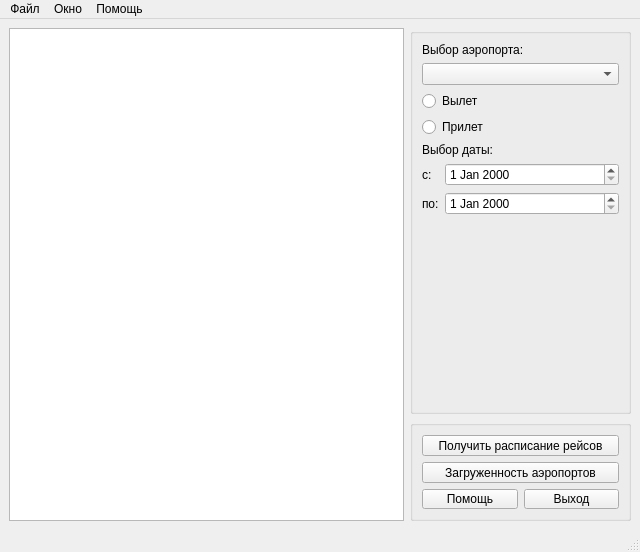
<?xml version="1.0" encoding="UTF-8"?>
<ui version="4.0">
 <class>MainWindow</class>
 <widget class="QMainWindow" name="MainWindow">
  <property name="geometry">
   <rect>
    <x>0</x>
    <y>0</y>
    <width>640</width>
    <height>552</height>
   </rect>
  </property>
  <property name="windowTitle">
   <string>Инспектор аэропортов</string>
  </property>
  <widget class="QWidget" name="centralwidget">
   <layout class="QGridLayout" name="gridLayout">
    <item row="0" column="0">
     <layout class="QHBoxLayout" name="horizontalLayout">
      <item>
       <widget class="QTableView" name="tv_tableView"/>
      </item>
     </layout>
    </item>
    <item row="0" column="1">
     <layout class="QVBoxLayout" name="verticalLayout">
      <item>
       <widget class="QGroupBox" name="groupBox">
        <property name="minimumSize">
         <size>
          <width>221</width>
          <height>0</height>
         </size>
        </property>
        <property name="maximumSize">
         <size>
          <width>221</width>
          <height>16777215</height>
         </size>
        </property>
        <property name="title">
         <string/>
        </property>
        <layout class="QGridLayout" name="gridLayout_3">
         <item row="6" column="1">
          <widget class="QDateEdit" name="dtby_dateEdit"/>
         </item>
         <item row="5" column="1">
          <widget class="QDateEdit" name="dtfrom_dateEdit"/>
         </item>
         <item row="1" column="0" colspan="2">
          <widget class="QComboBox" name="cb_comboBox"/>
         </item>
         <item row="3" column="0" colspan="2">
          <widget class="QRadioButton" name="radioButton_2">
           <property name="text">
            <string>Прилет</string>
           </property>
          </widget>
         </item>
         <item row="0" column="0" colspan="2">
          <widget class="QLabel" name="label">
           <property name="text">
            <string>Выбор аэропорта:</string>
           </property>
          </widget>
         </item>
         <item row="5" column="0">
          <widget class="QLabel" name="label_3">
           <property name="minimumSize">
            <size>
             <width>0</width>
             <height>16</height>
            </size>
           </property>
           <property name="maximumSize">
            <size>
             <width>16</width>
             <height>16777215</height>
            </size>
           </property>
           <property name="text">
            <string>c:</string>
           </property>
          </widget>
         </item>
         <item row="4" column="0" colspan="2">
          <widget class="QLabel" name="label_2">
           <property name="text">
            <string>Выбор даты:</string>
           </property>
          </widget>
         </item>
         <item row="6" column="0">
          <widget class="QLabel" name="label_4">
           <property name="minimumSize">
            <size>
             <width>0</width>
             <height>16</height>
            </size>
           </property>
           <property name="maximumSize">
            <size>
             <width>17</width>
             <height>16777215</height>
            </size>
           </property>
           <property name="text">
            <string>по:</string>
           </property>
          </widget>
         </item>
         <item row="2" column="0" colspan="2">
          <widget class="QRadioButton" name="radioButton">
           <property name="text">
            <string>Вылет</string>
           </property>
          </widget>
         </item>
         <item row="7" column="1">
          <spacer name="verticalSpacer">
           <property name="orientation">
            <enum>Qt::Vertical</enum>
           </property>
           <property name="sizeHint" stdset="0">
            <size>
             <width>20</width>
             <height>40</height>
            </size>
           </property>
          </spacer>
         </item>
        </layout>
       </widget>
      </item>
      <item>
       <widget class="QGroupBox" name="groupBox_2">
        <property name="minimumSize">
         <size>
          <width>221</width>
          <height>101</height>
         </size>
        </property>
        <property name="maximumSize">
         <size>
          <width>221</width>
          <height>101</height>
         </size>
        </property>
        <property name="title">
         <string/>
        </property>
        <layout class="QGridLayout" name="gridLayout_2">
         <item row="2" column="1">
          <widget class="QPushButton" name="pb_exit">
           <property name="text">
            <string>Выход</string>
           </property>
          </widget>
         </item>
         <item row="2" column="0">
          <widget class="QPushButton" name="pb_help">
           <property name="text">
            <string>Помощь</string>
           </property>
          </widget>
         </item>
         <item row="1" column="0" colspan="2">
          <widget class="QPushButton" name="pb_graphic">
           <property name="text">
            <string>Загруженность аэропортов</string>
           </property>
          </widget>
         </item>
         <item row="0" column="0" colspan="2">
          <widget class="QPushButton" name="pb_get">
           <property name="text">
            <string>Получить расписание рейсов</string>
           </property>
          </widget>
         </item>
        </layout>
       </widget>
      </item>
     </layout>
    </item>
   </layout>
  </widget>
  <widget class="QMenuBar" name="menubar">
   <property name="geometry">
    <rect>
     <x>0</x>
     <y>0</y>
     <width>640</width>
     <height>26</height>
    </rect>
   </property>
   <widget class="QMenu" name="menu">
    <property name="title">
     <string>Файл</string>
    </property>
    <addaction name="menu_settings"/>
    <addaction name="menu_exit"/>
   </widget>
   <widget class="QMenu" name="menu_2">
    <property name="title">
     <string>Окно</string>
    </property>
   </widget>
   <widget class="QMenu" name="menu_3">
    <property name="title">
     <string>Помощь</string>
    </property>
   </widget>
   <addaction name="menu"/>
   <addaction name="menu_2"/>
   <addaction name="menu_3"/>
  </widget>
  <widget class="QStatusBar" name="statusbar"/>
  <action name="menu_exit">
   <property name="text">
    <string>Выход</string>
   </property>
  </action>
  <action name="menu_settings">
   <property name="text">
    <string>Настройки</string>
   </property>
  </action>
 </widget>
 <resources/>
 <connections>
  <connection>
   <sender>pb_exit</sender>
   <signal>clicked()</signal>
   <receiver>MainWindow</receiver>
   <slot>close()</slot>
   <hints>
    <hint type="sourcelabel">
     <x>571</x>
     <y>499</y>
    </hint>
    <hint type="destinationlabel">
     <x>319</x>
     <y>275</y>
    </hint>
   </hints>
  </connection>
 </connections>
</ui>
